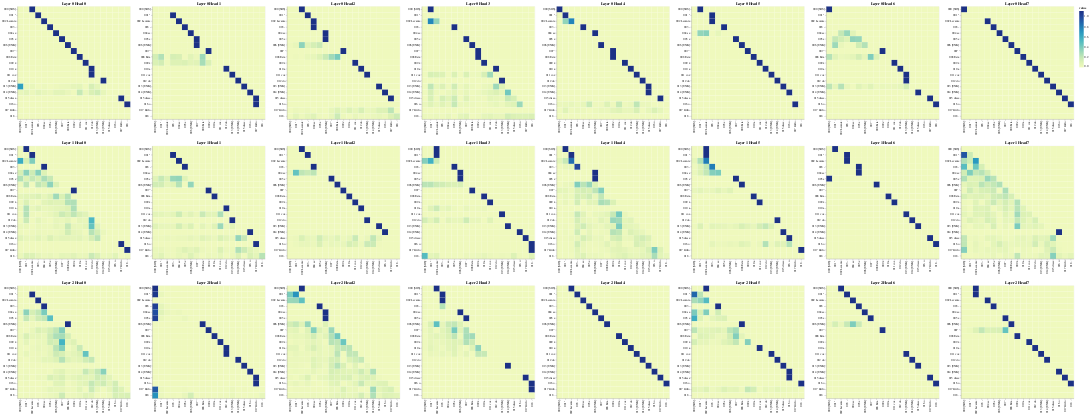

The cell this chart's notebook holds for it:
### Code cell
# Encoder Self-Attention
layers = [0, 1, 2]
heads = [0, 1, 2, 3, 4, 5, 6, 7]
get_all_attention_maps("decoder", layers, heads, decoder_input_tokens, decoder_input_tokens, min(20, sentence_len))

### Figure 1 — Vega-Lite specification as saved in the notebook (floating-point values rounded to 4 significant figures; data arrays with more than 128 entries replaced by an {"elided": "..."} marker saying what was removed)
{"config": {"view": {"continuousWidth": 400, "continuousHeight": 300}}, "vconcat": [{"hconcat": [{"data": {"name": "data-d17c5a93134da4646644d9166a08e519"}, "mark": "rect", "encoding": {"color": {"field": "value", "type": "quantitative"}, "tooltip": [{"field": "row", "type": "quantitative"}, {"field": "column", "type": "quantitative"}, {"field": "value", "type": "quantitative"}, {"field": "row_token", "type": "nominal"}, {"field": "col_token", "type": "nominal"}], "x": {"axis": {"title": ""}, "field": "col_token", "type": "nominal"}, "y": {"axis": {"title": ""}, "field": "row_token", "type": "nominal"}}, "height": 400, "selection": {"selector025": {"type": "interval", "bind": "scales", "encodings": ["x", "y"]}}, "title": "Layer 0 Head 0", "width": 400}, {"data": {"name": "data-b8c0e5c624eac4fce9d7fef817cfc67b"}, "mark": "rect", "encoding": {"color": {"field": "value", "type": "quantitative"}, "tooltip": [{"field": "row", "type": "quantitative"}, {"field": "column", "type": "quantitative"}, {"field": "value", "type": "quantitative"}, {"field": "row_token", "type": "nominal"}, {"field": "col_token", "type": "nominal"}], "x": {"axis": {"title": ""}, "field": "col_token", "type": "nominal"}, "y": {"axis": {"title": ""}, "field": "row_token", "type": "nominal"}}, "height": 400, "selection": {"selector026": {"type": "interval", "bind": "scales", "encodings": ["x", "y"]}}, "title": "Layer 0 Head 1", "width": 400}, {"data": {"name": "data-b424847cd3bfe17e208b3dec23caba04"}, "mark": "rect", "encoding": {"color": {"field": "value", "type": "quantitative"}, "tooltip": [{"field": "row", "type": "quantitative"}, {"field": "column", "type": "quantitative"}, {"field": "value", "type": "quantitative"}, {"field": "row_token", "type": "nominal"}, {"field": "col_token", "type": "nominal"}], "x": {"axis": {"title": ""}, "field": "col_token", "type": "nominal"}, "y": {"axis": {"title": ""}, "field": "row_token", "type": "nominal"}}, "height": 400, "selection": {"selector027": {"type": "interval", "bind": "scales", "encodings": ["x", "y"]}}, "title": "Layer 0 Head 2", "width": 400}, {"data": {"name": "data-df95e0d0feb7f597445e166fd1dd9ee6"}, "mark": "rect", "encoding": {"color": {"field": "value", "type": "quantitative"}, "tooltip": [{"field": "row", "type": "quantitative"}, {"field": "column", "type": "quantitative"}, {"field": "value", "type": "quantitative"}, {"field": "row_token", "type": "nominal"}, {"field": "col_token", "type": "nominal"}], "x": {"axis": {"title": ""}, "field": "col_token", "type": "nominal"}, "y": {"axis": {"title": ""}, "field": "row_token", "type": "nominal"}}, "height": 400, "selection": {"selector028": {"type": "interval", "bind": "scales", "encodings": ["x", "y"]}}, "title": "Layer 0 Head 3", "width": 400}, {"data": {"name": "data-25f2278d76592591e7a440e32b38f020"}, "mark": "rect", "encoding": {"color": {"field": "value", "type": "quantitative"}, "tooltip": [{"field": "row", "type": "quantitative"}, {"field": "column", "type": "quantitative"}, {"field": "value", "type": "quantitative"}, {"field": "row_token", "type": "nominal"}, {"field": "col_token", "type": "nominal"}], "x": {"axis": {"title": ""}, "field": "col_token", "type": "nominal"}, "y": {"axis": {"title": ""}, "field": "row_token", "type": "nominal"}}, "height": 400, "selection": {"selector029": {"type": "interval", "bind": "scales", "encodings": ["x", "y"]}}, "title": "Layer 0 Head 4", "width": 400}, {"data": {"name": "data-ad72f22766e88ef6149603a459998726"}, "mark": "rect", "encoding": {"color": {"field": "value", "type": "quantitative"}, "tooltip": [{"field": "row", "type": "quantitative"}, {"field": "column", "type": "quantitative"}, {"field": "value", "type": "quantitative"}, {"field": "row_token", "type": "nominal"}, {"field": "col_token", "type": "nominal"}], "x": {"axis": {"title": ""}, "field": "col_token", "type": "nominal"}, "y": {"axis": {"title": ""}, "field": "row_token", "type": "nominal"}}, "height": 400, "selection": {"selector030": {"type": "interval", "bind": "scales", "encodings": ["x", "y"]}}, "title": "Layer 0 Head 5", "width": 400}, {"data": {"name": "data-350ba1992a02ee3e1bcb6ddb355a10e3"}, "mark": "rect", "encoding": {"color": {"field": "value", "type": "quantitative"}, "tooltip": [{"field": "row", "type": "quantitative"}, {"field": "column", "type": "quantitative"}, {"field": "value", "type": "quantitative"}, {"field": "row_token", "type": "nominal"}, {"field": "col_token", "type": "nominal"}], "x": {"axis": {"title": ""}, "field": "col_token", "type": "nominal"}, "y": {"axis": {"title": ""}, "field": "row_token", "type": "nominal"}}, "height": 400, "selection": {"selector031": {"type": "interval", "bind": "scales", "encodings": ["x", "y"]}}, "title": "Layer 0 Head 6", "width": 400}, {"data": {"name": "data-34b6f48db3ae62f69fbe88c7791bf5e2"}, "mark": "rect", "encoding": {"color": {"field": "value", "type": "quantitative"}, "tooltip": [{"field": "row", "type": "quantitative"}, {"field": "column", "type": "quantitative"}, {"field": "value", "type": "quantitative"}, {"field": "row_token", "type": "nominal"}, {"field": "col_token", "type": "nominal"}], "x": {"axis": {"title": ""}, "field": "col_token", "type": "nominal"}, "y": {"axis": {"title": ""}, "field": "row_token", "type": "nominal"}}, "height": 400, "selection": {"selector032": {"type": "interval", "bind": "scales", "encodings": ["x", "y"]}}, "title": "Layer 0 Head 7", "width": 400}]}, {"hconcat": [{"data": {"name": "data-c33e6511425d2a4e9bf7b9a249ba4094"}, "mark": "rect", "encoding": {"color": {"field": "value", "type": "quantitative"}, "tooltip": [{"field": "row", "type": "quantitative"}, {"field": "column", "type": "quantitative"}, {"field": "value", "type": "quantitative"}, {"field": "row_token", "type": "nominal"}, {"field": "col_token", "type": "nominal"}], "x": {"axis": {"title": ""}, "field": "col_token", "type": "nominal"}, "y": {"axis": {"title": ""}, "field": "row_token", "type": "nominal"}}, "height": 400, "selection": {"selector033": {"type": "interval", "bind": "scales", "encodings": ["x", "y"]}}, "title": "Layer 1 Head 0", "width": 400}, {"data": {"name": "data-712762c8ce862467016572f34004f47f"}, "mark": "rect", "encoding": {"color": {"field": "value", "type": "quantitative"}, "tooltip": [{"field": "row", "type": "quantitative"}, {"field": "column", "type": "quantitative"}, {"field": "value", "type": "quantitative"}, {"field": "row_token", "type": "nominal"}, {"field": "col_token", "type": "nominal"}], "x": {"axis": {"title": ""}, "field": "col_token", "type": "nominal"}, "y": {"axis": {"title": ""}, "field": "row_token", "type": "nominal"}}, "height": 400, "selection": {"selector034": {"type": "interval", "bind": "scales", "encodings": ["x", "y"]}}, "title": "Layer 1 Head 1", "width": 400}, {"data": {"name": "data-b590fa3d647475151d1cfa7bf8561c54"}, "mark": "rect", "encoding": {"color": {"field": "value", "type": "quantitative"}, "tooltip": [{"field": "row", "type": "quantitative"}, {"field": "column", "type": "quantitative"}, {"field": "value", "type": "quantitative"}, {"field": "row_token", "type": "nominal"}, {"field": "col_token", "type": "nominal"}], "x": {"axis": {"title": ""}, "field": "col_token", "type": "nominal"}, "y": {"axis": {"title": ""}, "field": "row_token", "type": "nominal"}}, "height": 400, "selection": {"selector035": {"type": "interval", "bind": "scales", "encodings": ["x", "y"]}}, "title": "Layer 1 Head 2", "width": 400}, {"data": {"name": "data-524f0dc8e413df203164465c0d74af70"}, "mark": "rect", "encoding": {"color": {"field": "value", "type": "quantitative"}, "tooltip": [{"field": "row", "type": "quantitative"}, {"field": "column", "type": "quantitative"}, {"field": "value", "type": "quantitative"}, {"field": "row_token", "type": "nominal"}, {"field": "col_token", "type": "nominal"}], "x": {"axis": {"title": ""}, "field": "col_token", "type": "nominal"}, "y": {"axis": {"title": ""}, "field": "row_token", "type": "nominal"}}, "height": 400, "selection": {"selector036": {"type": "interval", "bind": "scales", "encodings": ["x", "y"]}}, "title": "Layer 1 Head 3", "width": 400}, {"data": {"name": "data-3757f6670acf8870f325805aeebe8920"}, "mark": "rect", "encoding": {"color": {"field": "value", "type": "quantitative"}, "tooltip": [{"field": "row", "type": "quantitative"}, {"field": "column", "type": "quantitative"}, {"field": "value", "type": "quantitative"}, {"field": "row_token", "type": "nominal"}, {"field": "col_token", "type": "nominal"}], "x": {"axis": {"title": ""}, "field": "col_token", "type": "nominal"}, "y": {"axis": {"title": ""}, "field": "row_token", "type": "nominal"}}, "height": 400, "selection": {"selector037": {"type": "interval", "bind": "scales", "encodings": ["x", "y"]}}, "title": "Layer 1 Head 4", "width": 400}, {"data": {"name": "data-85e316c05f95e77f0192b7a3ec0fb605"}, "mark": "rect", "encoding": {"color": {"field": "value", "type": "quantitative"}, "tooltip": [{"field": "row", "type": "quantitative"}, {"field": "column", "type": "quantitative"}, {"field": "value", "type": "quantitative"}, {"field": "row_token", "type": "nominal"}, {"field": "col_token", "type": "nominal"}], "x": {"axis": {"title": ""}, "field": "col_token", "type": "nominal"}, "y": {"axis": {"title": ""}, "field": "row_token", "type": "nominal"}}, "height": 400, "selection": {"selector038": {"type": "interval", "bind": "scales", "encodings": ["x", "y"]}}, "title": "Layer 1 Head 5", "width": 400}, {"data": {"name": "data-23018bc91b3509e30fc4bbcc2ab985bd"}, "mark": "rect", "encoding": {"color": {"field": "value", "type": "quantitative"}, "tooltip": [{"field": "row", "type": "quantitative"}, {"field": "column", "type": "quantitative"}, {"field": "value", "type": "quantitative"}, {"field": "row_token", "type": "nominal"}, {"field": "col_token", "type": "nominal"}], "x": {"axis": {"title": ""}, "field": "col_token", "type": "nominal"}, "y": {"axis": {"title": ""}, "field": "row_token", "type": "nominal"}}, "height": 400, "selection": {"selector039": {"type": "interval", "bind": "scales", "encodings": ["x", "y"]}}, "title": "Layer 1 Head 6", "width": 400}, {"data": {"name": "data-515b91de9c4a7776ae4a66628fbd912b"}, "mark": "rect", "encoding": {"color": {"field": "value", "type": "quantitative"}, "tooltip": [{"field": "row", "type": "quantitative"}, {"field": "column", "type": "quantitative"}, {"field": "value", "type": "quantitative"}, {"field": "row_token", "type": "nominal"}, {"field": "col_token", "type": "nominal"}], "x": {"axis": {"title": ""}, "field": "col_token", "type": "nominal"}, "y": {"axis": {"title": ""}, "field": "row_token", "type": "nominal"}}, "height": 400, "selection": {"selector040": {"type": "interval", "bind": "scales", "encodings": ["x", "y"]}}, "title": "Layer 1 Head 7", "width": 400}]}, {"hconcat": [{"data": {"name": "data-16980111b06ac262587a66baae92269e"}, "mark": "rect", "encoding": {"color": {"field": "value", "type": "quantitative"}, "tooltip": [{"field": "row", "type": "quantitative"}, {"field": "column", "type": "quantitative"}, {"field": "value", "type": "quantitative"}, {"field": "row_token", "type": "nominal"}, {"field": "col_token", "type": "nominal"}], "x": {"axis": {"title": ""}, "field": "col_token", "type": "nominal"}, "y": {"axis": {"title": ""}, "field": "row_token", "type": "nominal"}}, "height": 400, "selection": {"selector041": {"type": "interval", "bind": "scales", "encodings": ["x", "y"]}}, "title": "Layer 2 Head 0", "width": 400}, {"data": {"name": "data-16e6de8fdf4003672ad4ca189f1b5992"}, "mark": "rect", "encoding": {"color": {"field": "value", "type": "quantitative"}, "tooltip": [{"field": "row", "type": "quantitative"}, {"field": "column", "type": "quantitative"}, {"field": "value", "type": "quantitative"}, {"field": "row_token", "type": "nominal"}, {"field": "col_token", "type": "nominal"}], "x": {"axis": {"title": ""}, "field": "col_token", "type": "nominal"}, "y": {"axis": {"title": ""}, "field": "row_token", "type": "nominal"}}, "height": 400, "selection": {"selector042": {"type": "interval", "bind": "scales", "encodings": ["x", "y"]}}, "title": "Layer 2 Head 1", "width": 400}, {"data": {"name": "data-9a56a38cca03e37ec89a82d46c56dcbe"}, "mark": "rect", "encoding": {"color": {"field": "value", "type": "quantitative"}, "tooltip": [{"field": "row", "type": "quantitative"}, {"field": "column", "type": "quantitative"}, {"field": "value", "type": "quantitative"}, {"field": "row_token", "type": "nominal"}, {"field": "col_token", "type": "nominal"}], "x": {"axis": {"title": ""}, "field": "col_token", "type": "nominal"}, "y": {"axis": {"title": ""}, "field": "row_token", "type": "nominal"}}, "height": 400, "selection": {"selector043": {"type": "interval", "bind": "scales", "encodings": ["x", "y"]}}, "title": "Layer 2 Head 2", "width": 400}, {"data": {"name": "data-7d6128aa7502f3f01c7795dbbf55ce9b"}, "mark": "rect", "encoding": {"color": {"field": "value", "type": "quantitative"}, "tooltip": [{"field": "row", "type": "quantitative"}, {"field": "column", "type": "quantitative"}, {"field": "value", "type": "quantitative"}, {"field": "row_token", "type": "nominal"}, {"field": "col_token", "type": "nominal"}], "x": {"axis": {"title": ""}, "field": "col_token", "type": "nominal"}, "y": {"axis": {"title": ""}, "field": "row_token", "type": "nominal"}}, "height": 400, "selection": {"selector044": {"type": "interval", "bind": "scales", "encodings": ["x", "y"]}}, "title": "Layer 2 Head 3", "width": 400}, {"data": {"name": "data-387cfcc3594204c5b55a2cde104ddf98"}, "mark": "rect", "encoding": {"color": {"field": "value", "type": "quantitative"}, "tooltip": [{"field": "row", "type": "quantitative"}, {"field": "column", "type": "quantitative"}, {"field": "value", "type": "quantitative"}, {"field": "row_token", "type": "nominal"}, {"field": "col_token", "type": "nominal"}], "x": {"axis": {"title": ""}, "field": "col_token", "type": "nominal"}, "y": {"axis": {"title": ""}, "field": "row_token", "type": "nominal"}}, "height": 400, "selection": {"selector045": {"type": "interval", "bind": "scales", "encodings": ["x", "y"]}}, "title": "Layer 2 Head 4", "width": 400}, {"data": {"name": "data-69f63cf2de9b41930e45d016e5fd026c"}, "mark": "rect", "encoding": {"color": {"field": "value", "type": "quantitative"}, "tooltip": [{"field": "row", "type": "quantitative"}, {"field": "column", "type": "quantitative"}, {"field": "value", "type": "quantitative"}, {"field": "row_token", "type": "nominal"}, {"field": "col_token", "type": "nominal"}], "x": {"axis": {"title": ""}, "field": "col_token", "type": "nominal"}, "y": {"axis": {"title": ""}, "field": "row_token", "type": "nominal"}}, "height": 400, "selection": {"selector046": {"type": "interval", "bind": "scales", "encodings": ["x", "y"]}}, "title": "Layer 2 Head 5", "width": 400}, {"data": {"name": "data-8691d018c4af1b3fefd67eebb8ae86ab"}, "mark": "rect", "encoding": {"color": {"field": "value", "type": "quantitative"}, "tooltip": [{"field": "row", "type": "quantitative"}, {"field": "column", "type": "quantitative"}, {"field": "value", "type": "quantitative"}, {"field": "row_token", "type": "nominal"}, {"field": "col_token", "type": "nominal"}], "x": {"axis": {"title": ""}, "field": "col_token", "type": "nominal"}, "y": {"axis": {"title": ""}, "field": "row_token", "type": "nominal"}}, "height": 400, "selection": {"selector047": {"type": "interval", "bind": "scales", "encodings": ["x", "y"]}}, "title": "Layer 2 Head 6", "width": 400}, {"data": {"name": "data-cab52401dae65ac56d3280ad3502b04b"}, "mark": "rect", "encoding": {"color": {"field": "value", "type": "quantitative"}, "tooltip": [{"field": "row", "type": "quantitative"}, {"field": "column", "type": "quantitative"}, {"field": "value", "type": "quantitative"}, {"field": "row_token", "type": "nominal"}, {"field": "col_token", "type": "nominal"}], "x": {"axis": {"title": ""}, "field": "col_token", "type": "nominal"}, "y": {"axis": {"title": ""}, "field": "row_token", "type": "nominal"}}, "height": 400, "selection": {"selector048": {"type": "interval", "bind": "scales", "encodings": ["x", "y"]}}, "title": "Layer 2 Head 7", "width": 400}]}], "$schema": "https://vega.github.io/schema/vega-lite/v4.17.0.json", "datasets": {"data-d17c5a93134da4646644d9166a08e519": {"elided": "361 records"}, "data-b8c0e5c624eac4fce9d7fef817cfc67b": {"elided": "361 records"}, "data-b424847cd3bfe17e208b3dec23caba04": {"elided": "361 records"}, "data-df95e0d0feb7f597445e166fd1dd9ee6": {"elided": "361 records"}, "data-25f2278d76592591e7a440e32b38f020": {"elided": "361 records"}, "data-ad72f22766e88ef6149603a459998726": {"elided": "361 records"}, "data-350ba1992a02ee3e1bcb6ddb355a10e3": {"elided": "361 records"}, "data-34b6f48db3ae62f69fbe88c7791bf5e2": {"elided": "361 records"}, "data-c33e6511425d2a4e9bf7b9a249ba4094": {"elided": "361 records"}, "data-712762c8ce862467016572f34004f47f": {"elided": "361 records"}, "data-b590fa3d647475151d1cfa7bf8561c54": {"elided": "361 records"}, "data-524f0dc8e413df203164465c0d74af70": {"elided": "361 records"}, "data-3757f6670acf8870f325805aeebe8920": {"elided": "361 records"}, "data-85e316c05f95e77f0192b7a3ec0fb605": {"elided": "361 records"}, "data-23018bc91b3509e30fc4bbcc2ab985bd": {"elided": "361 records"}, "data-515b91de9c4a7776ae4a66628fbd912b": {"elided": "361 records"}, "data-16980111b06ac262587a66baae92269e": {"elided": "361 records"}, "data-16e6de8fdf4003672ad4ca189f1b5992": {"elided": "361 records"}, "data-9a56a38cca03e37ec89a82d46c56dcbe": {"elided": "361 records"}, "data-7d6128aa7502f3f01c7795dbbf55ce9b": {"elided": "361 records"}, "data-387cfcc3594204c5b55a2cde104ddf98": {"elided": "361 records"}, "data-69f63cf2de9b41930e45d016e5fd026c": {"elided": "361 records"}, "data-8691d018c4af1b3fefd67eebb8ae86ab": {"elided": "361 records"}, "data-cab52401dae65ac56d3280ad3502b04b": {"elided": "361 records"}}}
